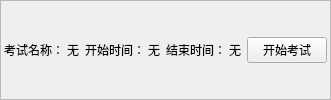
           <widget class="QFrame" name="exam_6">
            <property name="sizePolicy">
             <sizepolicy hsizetype="Preferred" vsizetype="Maximum">
              <horstretch>0</horstretch>
              <verstretch>0</verstretch>
             </sizepolicy>
            </property>
            <property name="frameShape">
             <enum>QFrame::StyledPanel</enum>
            </property>
            <property name="frameShadow">
             <enum>QFrame::Raised</enum>
            </property>
            <layout class="QHBoxLayout" name="horizontalLayout_9">
             <property name="spacing">
              <number>3</number>
             </property>
             <property name="leftMargin">
              <number>3</number>
             </property>
             <property name="topMargin">
              <number>3</number>
             </property>
             <property name="rightMargin">
              <number>3</number>
             </property>
             <property name="bottomMargin">
              <number>3</number>
             </property>
             <item>
              <widget class="QLabel" name="label_20">
               <property name="text">
                <string>考试名称：</string>
               </property>
              </widget>
             </item>
             <item>
              <widget class="QLabel" name="exam_name_6">
               <property name="text">
                <string>无</string>
               </property>
              </widget>
             </item>
             <item>
              <widget class="QFrame" name="frame_49">
               <property name="frameShape">
                <enum>QFrame::StyledPanel</enum>
               </property>
               <property name="frameShadow">
                <enum>QFrame::Raised</enum>
               </property>
              </widget>
             </item>
             <item>
              <widget class="QLabel" name="label_21">
               <property name="text">
                <string>开始时间：</string>
               </property>
              </widget>
             </item>
             <item>
              <widget class="QLabel" name="start_time_6">
               <property name="text">
                <string>无</string>
               </property>
              </widget>
             </item>
             <item>
              <widget class="QFrame" name="frame_19">
               <property name="frameShape">
                <enum>QFrame::StyledPanel</enum>
               </property>
               <property name="frameShadow">
                <enum>QFrame::Raised</enum>
               </property>
              </widget>
             </item>
             <item>
              <widget class="QLabel" name="label_22">
               <property name="text">
                <string>结束时间：</string>
               </property>
              </widget>
             </item>
             <item>
              <widget class="QLabel" name="end_time_6">
               <property name="text">
                <string>无</string>
               </property>
              </widget>
             </item>
             <item>
              <widget class="QFrame" name="frame_34">
               <property name="frameShape">
                <enum>QFrame::StyledPanel</enum>
               </property>
               <property name="frameShadow">
                <enum>QFrame::Raised</enum>
               </property>
              </widget>
             </item>
             <item>
              <widget class="QPushButton" name="start_exam_button_6">
               <property name="text">
                <string>开始考试</string>
               </property>
              </widget>
             </item>
            </layout>
           </widget>
